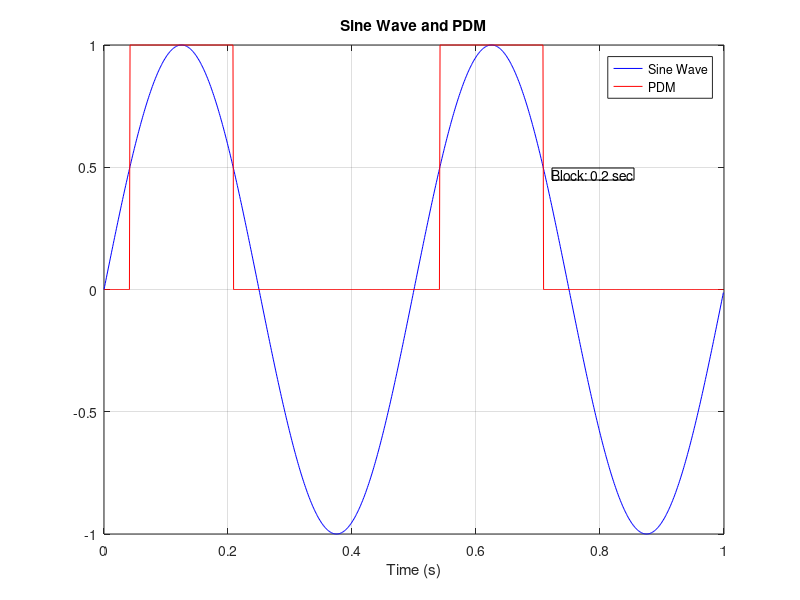

Recreate this plot in MATLAB.
% Define parameters
fs = 1000;              % Sampling frequency (Hz)
T = 1/fs;               % Sampling period (s)
duration = 1;           % Duration of the signal (s)
f = 2;                 % Frequency of the sine wave (Hz)
threshold = 0.5;        % Threshold for PDM (0 to 1)

% Generate time vector
t = 0:T:duration-T;

% Generate sine wave
x = sin(2*pi*f*t);

% Generate PDM waveform
pdm = x >= threshold;

% Plot the sine wave and the PDM waveform
plot(t, x, 'b', t, pdm, 'r');

xlabel('Time (s)');
title('Sine Wave and PDM');
legend('Sine Wave', 'PDM');

% Add key box annotation
boxText = 'Block: 0.2 sec';
annotation('textbox', [0.69, 0.7, 0.2, 0.1], 'String', boxText, 'FitBoxToText', 'on');


% Display the plot
grid on;